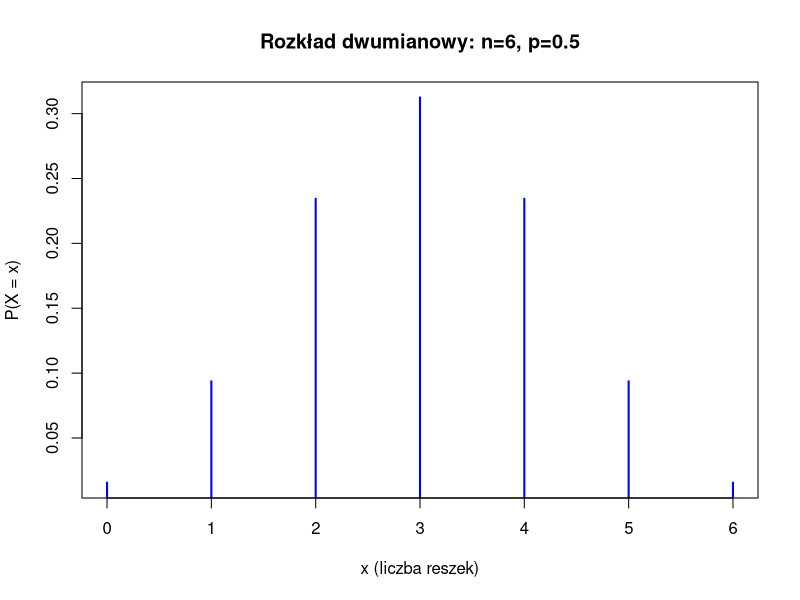
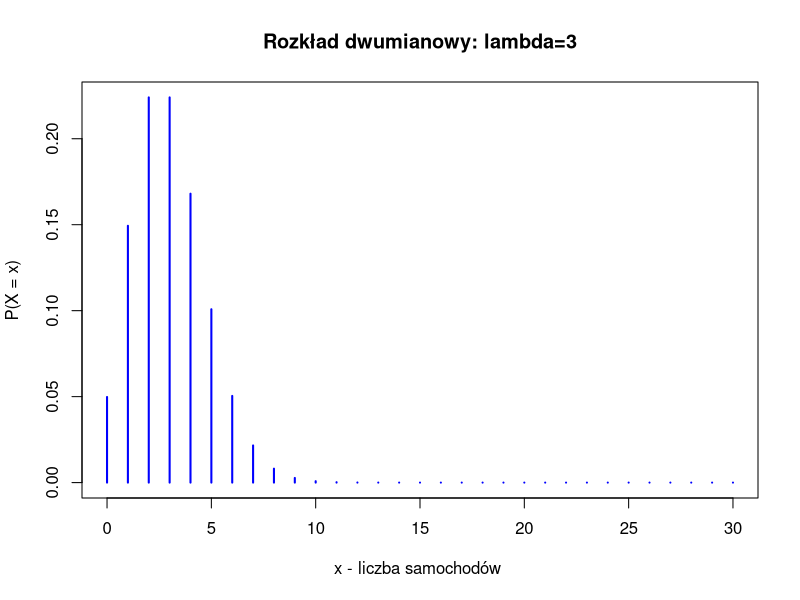
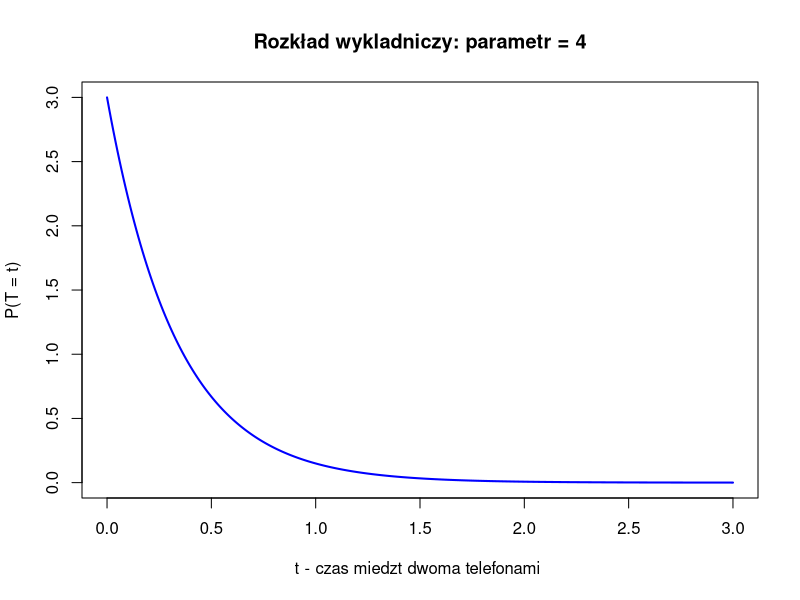

Reproduce these figures in R, in order.
#zadanie 1
# n=6 p=0.5
# rozkład dwumianowy dbinom (x,size,prob)

#	Rzucono monetą 6 razy. Niech X będzie liczbą reszek. Wyznaczyć
#P(X = 5)
#P(X ≥ 3)
#P(2 ≤ X ≤ 4)
#Narysować wykres rozkładu zmiennej X (funkcja: plot, type=”h”).


z11 <- dbinom(5,6,0.5)
z12 <- 1 -  pbinom(2,6,0.5) #bo P(x>=3) = 1 - P(x<=2)
z13 <- pbinom(4,6,0.5) - pbinom(2,6,0.5) 

x<- 0:6
z14 <-plot(x, dbinom(x, 6, 0.5), type = "h",
           col = "blue",
           lwd = 2,
           main = "Rozkład dwumianowy: n=6, p=0.5",
           xlab = "x (liczba reszek)",
           ylab = "P(X = x)" )

#	Pewien salon średnio sprzedaje trzy samochody tygodniowo.
#Niech X będzie liczbą samochodów sprzedanych w ciągu 2 tygodni. 
#Zakładając, iż liczba samochodów sprzedanych przez firmę w dowolnym przedziale
#czasu ma rozkład Poissona, wyznaczyć
#P(X = 5)
#P(X ≥ 4)
#P(3 ≤ X ≤ 5)
#Narysować wykres rozkładu zmiennej X dla 0≤x≤30.

z21 <- dpois(5,3)
z22 <- 1-ppois(3,3)
z23 <- ppois(5,3) - ppois(3,3)
x<- 0:30
z24 <-plot(x, dpois(x,3), type = "h",
           col = "blue",
           lwd = 2,
           main = "Rozkład dwumianowy: lambda=3",
           xlab = "x - liczba samochodów ",
           ylab = "P(X = x)" )

#3. Zmienna X ma rozkład jednostajny na przedziale [4; 12]. Wyznaczyć 
#i) P(X<7)
#ii) P(5<X<11)
#iii) P(X>10)
#iv) Wyznaczyć x taki, że P(X>x)=0.6

z31 <- punif(7,4,12)
z32 <- punif(11,4,12) - punif(5,4,12)
z33 <- 1 - punif(10,4,12)
z34 <- qunif(0.4,4,12) #bo P(X<x) = 1 - 0.6

#	Telefony przychodzą do pewnej centrali losowo z stałą
#intensywnością 4 na minutę. Niech T będzie czasem między dwoma telefonami.
#Wyznaczyć prawdopodobieństwo tego, iż czas między telefonami jest
#większy niż 30s. 
#mniejszy niż 20s.
#między 40 a 80s.
#Wyznaczyć czas t taki, że p’stwo, iż czas między telefonami jest większy niż t wynosi 0,2. 
#Narysować wykres gęstości zmiennej T na przedziale 0≤t≤3.
#[funkcja: plot, type=”l”, wynaczyć gęstość g(t) dla t∈{0,0.01,0.02,…,2.99,3}].

z41 <- 1- dexp(30,4/60)
z42 <- dexp(20,4)
z43 <- dexp(80,4) - dexp(40,4) 
z44 <- qexp(0.8,4)
x<- seq(0, 3, by = 0.01)
z45 <- plot(x, dexp(x,3), type = "l",
            col = "blue",
            lwd = 2,
            main = "Rozkład wykladniczy: parametr = 4",
            xlab = "t - czas miedzt dwoma telefonami ",
            ylab = "P(T = t)" )

